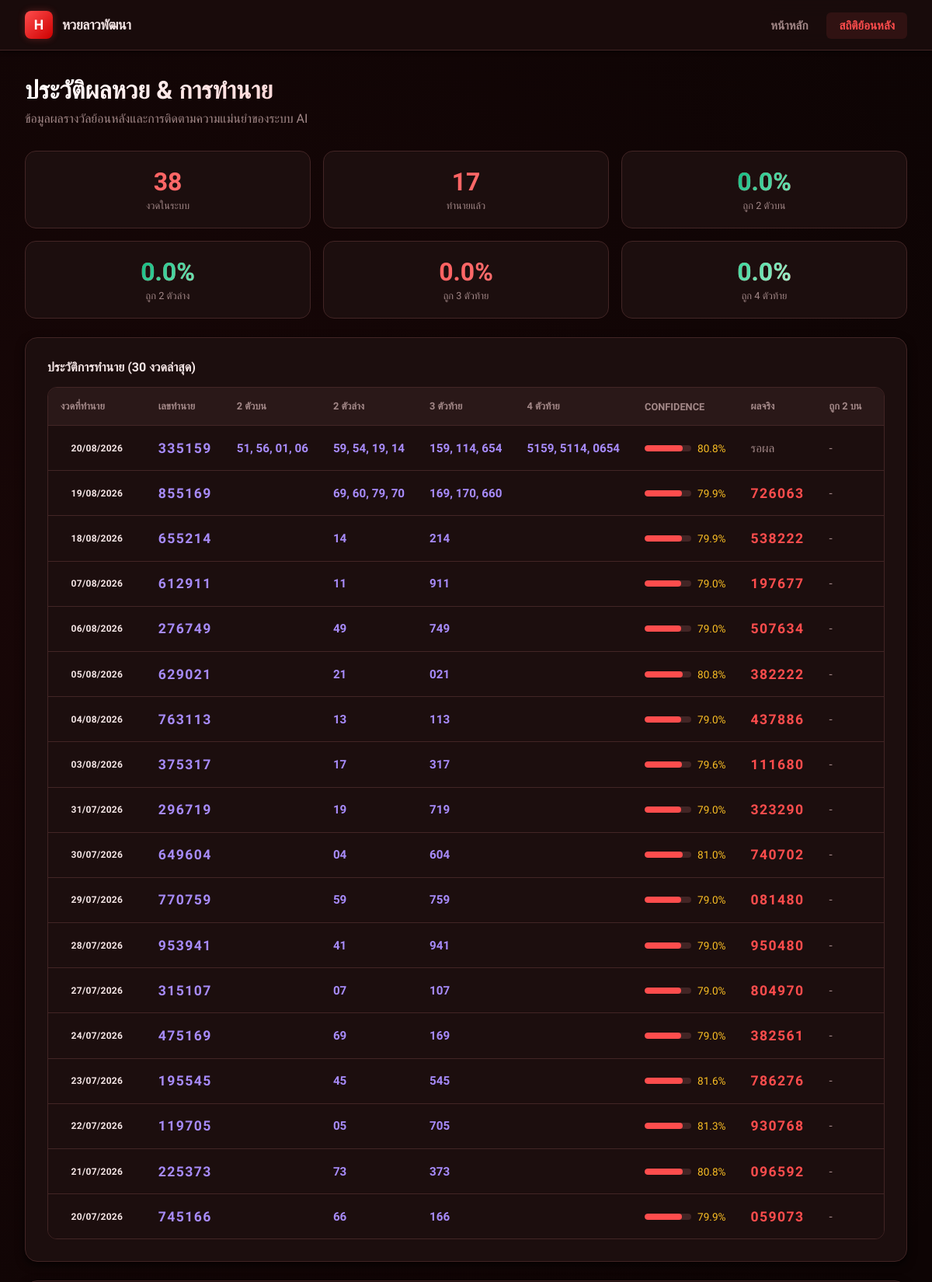
The page /history/ (upper part) on the database its author committed.
### lottery/models.py (models this page shows, shortened)
class Prediction(models.Model):
    target_date = models.DateField(verbose_name="งวดที่ทำนาย")
    predicted_first = models.CharField(max_length=20, verbose_name="ทำนายรางวัลที่ 1")
    predicted_two = models.CharField(max_length=10, blank=True, verbose_name="ทำนาย 2 ตัวท้าย")
    predicted_two_top = models.CharField(max_length=100, blank=True, verbose_name="ทำนาย 2 ตัวบน")
    predicted_three = models.CharField(max_length=10, blank=True, verbose_name="ทำนาย 3 ตัวท้าย")
    predicted_four = models.CharField(max_length=100, blank=True, verbose_name="ทำนาย 4 ตัวท้าย")
    confidence = models.FloatField(default=0.0, verbose_name="ความมั่นใจ (%)")
    model_used = models.CharField(max_length=50, default="ensemble", verbose_name="โมเดลที่ใช้")
    key_digit = models.CharField(max_length=5, default="N/A", verbose_name="เลขเด่นหลัก")
    secondary_digit = models.CharField(max_length=5, default="N/A", verbose_name="เลขเด่นรอง")
    vote_breakdown = models.JSONField(null=True, blank=True, verbose_name="รายละเอียดคะแนนโหวต")
    actual_result = models.ForeignKey(
        LotteryResult, null=True, blank=True,
        on_delete=models.SET_NULL,
        related_name='predictions',
        verbose_name="ผลจริง"
    )
    is_correct_two = models.BooleanField(null=True, blank=True, verbose_name="ถูก 2 ตัวท้าย")
    is_correct_two_top = models.BooleanField(null=True, blank=True, verbose_name="ถูก 2 ตัวบน")
    is_correct_three = models.BooleanField(null=True, blank=True, verbose_name="ถูก 3 ตัวท้าย")
    is_correct_four = models.BooleanField(null=True, blank=True, verbose_name="ถูก 4 ตัวท้าย")
    is_correct_first = models.BooleanField(null=True, blank=True, verbose_name="ถูกรางวัลที่ 1")
    created_at = models.DateTimeField(auto_now_add=True)
    class Meta:
        ordering = ['-target_date']
        verbose_name = "การทำนาย"
        verbose_name_plural = "ประวัติการทำนาย"

class LotteryResult(models.Model):
    draw_date = models.DateField(unique=True, verbose_name="วันที่ออกรางวัล")
    first_prize = models.CharField(max_length=20, blank=True, verbose_name="รางวัลที่ 1")
    two_digit = models.CharField(max_length=10, blank=True, verbose_name="2 ตัวท้าย")
    two_digit_top = models.CharField(max_length=10, blank=True, verbose_name="2 ตัวบน")
    three_digit = models.CharField(max_length=10, blank=True, verbose_name="3 ตัวท้าย")
    four_digit = models.CharField(max_length=10, blank=True, verbose_name="4 ตัวท้าย")
    raw_data = models.TextField(blank=True, verbose_name="ข้อมูลดิบ")
    created_at = models.DateTimeField(auto_now_add=True)
    updated_at = models.DateTimeField(auto_now=True)
    class Meta:
        ordering = ['-draw_date']
        verbose_name = "ผลหวยลาวพัฒนา"
        verbose_name_plural = "ผลหวยลาวพัฒนาทั้งหมด"
    @property
    def last_two(self):
        if self.two_digit:
            return self.two_digit
        if len(self.first_prize) >= 2:
            return self.first_prize[-2:]
        return ""
    @property
    def last_three(self):
        if self.three_digit:
            return self.three_digit
        if len(self.first_prize) >= 3:
            return self.first_prize[-3:]
        return ""
    @property
    def last_four(self):
        if self.four_digit:
            return self.four_digit
        if len(self.first_prize) >= 4:
            return self.first_prize[-4:]
        return ""
    @property
    def last_two_top(self):
        if self.two_digit_top:
            return self.two_digit_top
        if len(self.first_prize) >= 4:
            return self.first_prize[2:4]
        return ""

### lottery/views.py (the view)
# urls.py: path('history/', views.history, name='history'),
def history(request):
    today = timezone.localdate()
    _check_and_fetch_pending(today)
    results = LotteryResult.objects.order_by('-draw_date')
    predictions = Prediction.objects.order_by('-target_date')[:30]
    stats = get_accuracy_stats()
    context = {
        'results': results,
        'predictions': predictions,
        'stats': stats,
    }
    return render(request, 'lottery/history.html', context)

### lottery/views.py (called while the page is built)
def _check_and_fetch_pending(today):
    try:
        pending = Prediction.objects.filter(target_date__lte=today, actual_result__isnull=True).order_by('target_date').first()
        if pending:
            last_log = FetchLog.objects.order_by('-fetched_at').first()
            if not last_log or timezone.now() - last_log.fetched_at > timedelta(minutes=15):
                fetch_and_save(pending.target_date)
    except Exception as e:
        logger.error(f"Auto-fetch pending failed: {e}")

### lottery/templates/lottery/history.html (shortened to what this page needs)
{% extends "lottery/base.html" %}
{% block nav_history %}active{% endblock %}
{% block content %}
<div class="page-header">
    <h1>ประวัติผลหวย & การทำนาย</h1>
    <p>ข้อมูลผลรางวัลย้อนหลังและการติดตามความแม่นยำของระบบ AI</p>
</div>
<div class="stats-banner">
    <div class="stat-card">
        <div class="num">{{ results.count }}</div>
        <div class="label">งวดในระบบ</div>
    </div>
    <div class="stat-card">
        <div class="num">{{ stats.total }}</div>
        <div class="label">ทำนายแล้ว</div>
    </div>
    <div class="stat-card">
        <div class="num" style="color: inherit;">
            <span style="background:linear-gradient(135deg,var(--success),#6ee7b7); -webkit-background-clip:text; -webkit-text-fill-color:transparent;">
                {{ stats.acc_two_top }}%
            </span>
        </div>
        <div class="label">ถูก 2 ตัวบน</div>
    </div>
    <div class="stat-card">
        <div class="num" style="color: inherit;">
            <span style="background:linear-gradient(135deg,var(--success),#6ee7b7); -webkit-background-clip:text; -webkit-text-fill-color:transparent;">
                {{ stats.acc_two }}%
            </span>
        </div>
        <div class="label">ถูก 2 ตัวล่าง</div>
    </div>
    <div class="stat-card">
        <div class="num" style="color: inherit;">
            <span style="background:linear-gradient(135deg,var(--accent2),#a7f3d0); -webkit-background-clip:text; -webkit-text-fill-color:transparent;">
                {{ stats.acc_three }}%
            </span>
        </div>
        <div class="label">ถูก 3 ตัวท้าย</div>
    </div>
    <div class="stat-card">
        <div class="num" style="color: inherit;">
            <span style="background:linear-gradient(135deg,#34d399,#a7f3d0); -webkit-background-clip:text; -webkit-text-fill-color:transparent;">
                {{ stats.acc_four }}%
            </span>
        </div>
        <div class="label">ถูก 4 ตัวท้าย</div>
    </div>
</div>
<div class="card" style="margin-bottom:1.5rem;">
    <div class="section-title">ประวัติการทำนาย (30 งวดล่าสุด)</div>
    {% if predictions %}
    <div class="table-wrapper">
        <table>
            <thead>
                <tr>
                    <th>งวดที่ทำนาย</th>
                    <th>เลขทำนาย</th>
                    <th>2 ตัวบน</th>
                    <th>2 ตัวล่าง</th>
                    <th>3 ตัวท้าย</th>
                    <th>4 ตัวท้าย</th>
                    <th>Confidence</th>
                    <th>ผลจริง</th>
                    <th>ถูก 2 บน</th>
                    <th>ถูก 2 ล่าง</th>
                </tr>
            </thead>
            <tbody>
                {% for p in predictions %}
                <tr>
                    <td><span class="badge badge-purple">{{ p.target_date|date:"d/m/Y" }}</span></td>
                    <td class="number-pred">{{ p.predicted_first }}</td>
                    <td style="color:#a78bfa; font-weight:700;">{{ p.predicted_two_top }}</td>
                    <td style="color:#a78bfa; font-weight:700;">{{ p.predicted_two }}</td>
                    <td style="color:#a78bfa; font-weight:700;">{{ p.predicted_three }}</td>
                    <td style="color:#a78bfa; font-weight:700;">{{ p.predicted_four }}</td>
                    <td>
                        <div style="display:flex; align-items:center; gap:0.5rem;">
                            <div class="progress" style="width:60px; margin:0;">
                                <div class="progress-bar" style="width:{{ p.confidence }}%;"></div>
                            </div>
                            <span style="font-size:0.85rem; color:var(--warning);">{{ p.confidence }}%</span>
                        </div>
                    </td>
                    <td>
                        {% if p.actual_result %}
                            <span class="number-big">{{ p.actual_result.first_prize }}</span>
                        {% else %}
                            <span class="correct-pending">รอผล</span>
                        {% endif %}
                    </td>
                    <td>
                        {% if p.is_correct_two_top is None %}
                            <span class="correct-pending">-</span>
                        {% elif p.is_correct_two_top %}
                            <span class="correct-yes">ถูก</span>
                        {% else %}
                            <span class="correct-no">ผิด</span>
                        {% endif %}
                    </td>
                    <td>
                    </td>
                </tr>
                {% endfor %}
            </tbody>
        </table>
    </div>
    {% else %}
        <div style="text-align:center; padding:2rem; color:var(--text-muted);">
            ยังไม่มีประวัติการทำนาย
        </div>
    {% endif %}
</div>
{% endblock %}

### lottery/templates/lottery/base.html (style rules this page uses)
:root { --primary: #ff4d4d; --primary-dark: #cc0000; --primary-light: #ff8080; --bg-body: #0d0404; --bg-card: #1c0e0e; --bg-box: #2a1818; --text-body: #f5e6e6; --text-card: #f5e6e6; --text-muted: #a38888; --border: #422525; --success: #10b981; --danger: #ef4444; --warning: #fbbf24; --shadow-sm: 0 2px 4px rgba(0, 0, 0, 0.5); --shadow-md: 0 4px 12px rgba(0, 0, 0, 0.7); --shadow-lg: 0 10px 25px rgba(0, 0, 0, 0.9); }
* { margin: 0; padding: 0; box-sizing: border-box; }
body { font-family: 'Sarabun', -apple-system, BlinkMacSystemFont, "Segoe UI", Roboto, sans-serif; background-color: var(--bg-body); color: var(--text-body); min-height: 100vh; -webkit-font-smoothing: antialiased; background-image: radial-gradient(circle at 10% 20%, rgba(230, 57, 70, 0.05) 0%, transparent 40%), radial-gradient(circle at 90% 80%, rgba(230, 57, 70, 0.05) 0%, transparent 40%); background-attachment: fixed; }
.card { background-color: var(--bg-card); color: var(--text-card); border: 1px solid var(--border); border-radius: 16px; padding: 1.75rem; box-shadow: var(--shadow-md); transition: all 0.3s cubic-bezier(0.4, 0, 0.2, 1); backdrop-filter: blur(8px); }
.badge { display: inline-block; padding: 0.35rem 0.85rem; border-radius: 6px; font-size: 0.75rem; font-weight: 600; letter-spacing: 0.02em; }
.table-wrapper { overflow-x: auto; border: 1px solid var(--border); border-radius: 8px; }
table { width: 100%; border-collapse: collapse; background-color: var(--bg-card); }
th { text-align: left; padding: 1rem; color: var(--text-muted); font-size: 0.8rem; font-weight: 600; text-transform: uppercase; border-bottom: 1px solid var(--border); background-color: var(--bg-box); white-space: nowrap; }
td { padding: 1rem; border-bottom: 1px solid var(--border); font-size: 0.95rem; font-weight: 500; white-space: nowrap; }
tr:last-child td { border-bottom: none; }
.progress { background-color: var(--border); border-radius: 999px; height: 8px; overflow: hidden; margin-top: 0.5rem; }
.progress-bar { height: 100%; border-radius: 999px; background-color: var(--primary); transition: width 1s ease; }

### lottery/templates/lottery/history.html (style rules this page uses)
.page-header { margin-bottom: 2rem; }
.page-header h1 { font-size: 2rem; font-weight: 800; background: linear-gradient(135deg, #fff, var(--primary-light)); -webkit-background-clip: text; -webkit-text-fill-color: transparent; margin-bottom: 0.5rem; }
.page-header p { color: var(--text-muted); }
.stats-banner { display: grid; grid-template-columns: repeat(3, 1fr); gap: 1rem; margin-bottom: 1.5rem; }
.stat-card { background: var(--bg-card); border: 1px solid var(--border); border-radius: 14px; padding: 1.25rem; text-align: center; }
.stat-card .num { font-size: 2rem; font-weight: 800; background: linear-gradient(135deg, var(--primary), var(--primary-light)); -webkit-background-clip: text; -webkit-text-fill-color: transparent; }
.stat-card .label { font-size: 0.8rem; color: var(--text-muted); margin-top: 0.25rem; }
.section-title { font-size: 1rem; font-weight: 700; color: var(--text); margin-bottom: 1rem; display: flex; align-items: center; gap: 0.5rem; }
.table-wrapper { border-radius: 12px; overflow: hidden; border: 1px solid var(--border); overflow-x: auto; }
.correct-pending { color: var(--text-muted); }
.number-big { font-size: 1.1rem; font-weight: 700; letter-spacing: 0.08em; color: var(--primary); }
.number-pred { font-size: 1.1rem; font-weight: 700; letter-spacing: 0.08em; color: #a78bfa; }

### rows shown on the page
Prediction: target_date "20/08/2026", predicted_first "335159", predicted_two_top "51, 56, 01, 06", predicted_two "59, 54, 19, 14", predicted_three "159, 114, 654", predicted_four "5159, 5114, 0654", confidence "80.8", shows "รอผล"
Prediction: target_date "19/08/2026", predicted_first "855169", predicted_two "69, 60, 79, 70", predicted_three "169, 170, 660", confidence "79.9", actual_result.first_prize "726063"
Prediction: target_date "18/08/2026", predicted_first "655214", predicted_two "14", predicted_three "214", confidence "79.9", actual_result.first_prize "538222"
Prediction: target_date "07/08/2026", predicted_first "612911", predicted_two "11", predicted_three "911", confidence "79.0", actual_result.first_prize "197677"
Prediction: target_date "06/08/2026", predicted_first "276749", predicted_two "49", predicted_three "749", confidence "79.0", actual_result.first_prize "507634"
Prediction: target_date "05/08/2026", predicted_first "629021", predicted_two "21", predicted_three "021", confidence "80.8", actual_result.first_prize "382222"
Prediction: target_date "04/08/2026", predicted_first "763113", predicted_two "13", predicted_three "113", confidence "79.0", actual_result.first_prize "437886"
Prediction: target_date "03/08/2026", predicted_first "375317", predicted_two "17", predicted_three "317", confidence "79.6", actual_result.first_prize "111680"
Prediction: target_date "31/07/2026", predicted_first "296719", predicted_two "19", predicted_three "719", confidence "79.0", actual_result.first_prize "323290"
Prediction: target_date "30/07/2026", predicted_first "649604", predicted_two "04", predicted_three "604", confidence "81.0", actual_result.first_prize "740702"
Prediction: target_date "29/07/2026", predicted_first "770759", predicted_two "59", predicted_three "759", confidence "79.0", actual_result.first_prize "081480"
Prediction: target_date "28/07/2026", predicted_first "953941", predicted_two "41", predicted_three "941", confidence "79.0", actual_result.first_prize "950480"
Prediction: target_date "27/07/2026", predicted_first "315107", predicted_two "07", predicted_three "107", confidence "79.0", actual_result.first_prize "804970"
Prediction: target_date "24/07/2026", predicted_first "475169", predicted_two "69", predicted_three "169", confidence "79.0", actual_result.first_prize "382561"
Prediction: target_date "23/07/2026", predicted_first "195545", predicted_two "45", predicted_three "545", confidence "81.6", actual_result.first_prize "786276"
Prediction: target_date "22/07/2026", predicted_first "119705", predicted_two "05", predicted_three "705", confidence "81.3", actual_result.first_prize "930768"
Prediction: target_date "21/07/2026", predicted_first "225373", predicted_two "73", predicted_three "373", confidence "80.8", actual_result.first_prize "096592"
Prediction: target_date "20/07/2026", predicted_first "745166", predicted_two "66", predicted_three "166", confidence "79.9", actual_result.first_prize "059073"

### other values the page prints
{{ results.count }} "38"
{{ stats.total }} "17"
{{ stats.acc_two_top }} "0.0"
{{ stats.acc_two }} "0.0"
{{ stats.acc_three }} "0.0"
{{ stats.acc_four }} "0.0"
